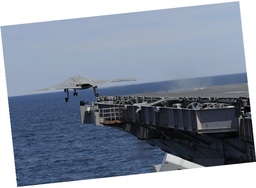
#> input picture mlpy/机器学习实践指南代码及资源/程序/pictestxz.png, 256 x 188 px, shrunk from 708 x 520 before the run
$ python 9-6.py   (Python 2 division)
#> lines starting #> are read from the running program, lines starting #| are printed output that depends on the picture; after the words box and inside, x2 and y2 are one past the last pixel; in counts of white or black regions, pixels touching at a corner belong together
#!/usr/bin/env python
#-*- coding: utf-8 -*-
#code:myhaspl@qq.com
#9-6.py
#图像倾斜后加噪声点 定位图片

import cv2
import numpy as np


print 'loading  ...'

def get_EuclideanDistance(x,y):
    myx=np.array(x)
    myy=np.array(y)
    return np.sqrt(np.sum((myx-myy)*(myx-myy)))

def findpic(img,findimg,h,fh,w,fw):
    minds=1e8
    mincb_h=0
    mincb_w=0
    for now_h in xrange(0,h-fh):
        for now_w in xrange(0,w-fw):
            my_img=img[now_h:now_h+fh,now_w:now_w+fw,:]
            my_findimg=findimg
            dis=get_EuclideanDistance(my_img,my_findimg)
            if dis<minds:
                mincb_h=now_h
                mincb_w=now_w
                minds=dis
        print ".",
    findpt=mincb_w,mincb_h
    cv2.rectangle(img, findpt, (findpt[0]+fw,findpt[1]+fh),(0,0,255))
    return img


def showpiclocation(img,findimg):
    #定位图片
    w=img.shape[1]
    h=img.shape[0]
    fw=findimg.shape[1]
    fh=findimg.shape[0]
    return findpic(img,findimg,h,fh,w,fw)

def addnoise(img):
    coutn=50000
    for k in xrange(0,coutn):
        xi = int(np.random.uniform(0,img.shape[1]))
        xj = int(np.random.uniform(0,img.shape[0]))
        img[xj,xi,0]= 255 *np.random.rand()
        img[xj,xi,1]= 255 *np.random.rand()
        img[xj,xi,2]= 255 *np.random.rand()

fn='pictestxz.png'
fn1='pictestt1.png'
fn2='pictestt2.png'
myimg=cv2.imread(fn)
#> myimg is the input picture: shape (188, 256, 3); mean B, G, R 158.5, 142.3, 131.9
myimg1=cv2.imread(fn1)
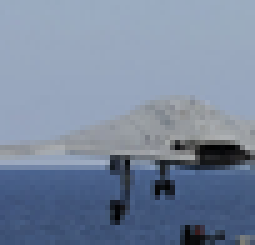
#> input picture mlpy/机器学习实践指南代码及资源/程序/pictestt1.png, 51 x 49 px, shrunk from 141 x 136 before the run (shown 5 times larger)
#> myimg1 is the input picture: shape (49, 51, 3); mean B, G, R 158, 135.3, 120.7
myimg2=cv2.imread(fn2)
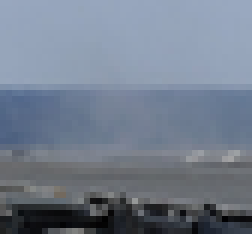
#> input picture mlpy/机器学习实践指南代码及资源/程序/pictestt2.png, 42 x 39 px, shrunk from 116 x 109 before the run (shown 6 times larger)
#> myimg2 is the input picture: shape (39, 42, 3); mean B, G, R 141.1, 125.4, 114.8
addnoise(myimg)
myimg=showpiclocation(myimg,myimg1)
#> after the loop in findpic, `for now_h in xrange(0,h-fh):`:
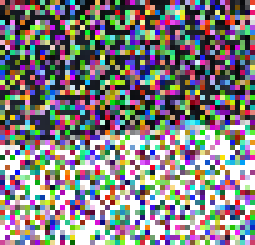
#> my_img: shape (49, 51, 3) (shown 5 times larger); mean B, G, R 128.1, 127.3, 129.8
#> after the loop in findpic, `for now_h in xrange(0,h-fh):`: mincb_h = 56; mincb_w = 42; minds = 760.3
#> in findpic, `findpt=mincb_w,mincb_h`: findpt = (42, 56)
#> in findpic, `cv2.rectangle(img, findpt, (findpt[0]+fw,findpt[1]+fh),(0,0,255))`:
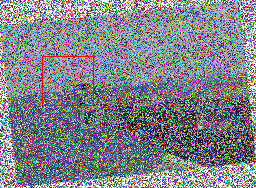
#> img: shape (188, 256, 3); mean B, G, R 137.6, 131.6, 129.5
myimg=showpiclocation(myimg,myimg2)
#> call 2 of findpic, with h = 188, fh = 39, w = 256, fw = 42
#> the loop in findpic (call 2), `for now_h in xrange(0,h-fh):` made 149 passes
#> pass 1, in get_EuclideanDistance (call 28499), `myx=np.array(x)`:
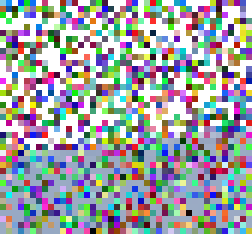
#> myx: shape (39, 42, 3) (shown 6 times larger); mean of channels 0, 1, 2 164.5, 160.8, 157.8; drawn as B, G, R
#> after the loop in findpic (call 2), `for now_h in xrange(0,h-fh):`:
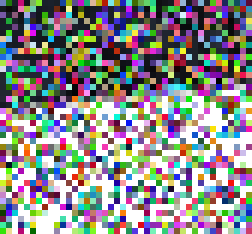
#> my_img: shape (39, 42, 3) (shown 6 times larger); mean B, G, R 138.7, 137.5, 139.1
#> after the loop in findpic (call 2), `for now_h in xrange(0,h-fh):`: mincb_h = 64; mincb_w = 162; minds = 624.8
#> in findpic (call 2), `findpt=mincb_w,mincb_h`: findpt = (162, 64)
#> in findpic (call 2), `cv2.rectangle(img, findpt, (findpt[0]+fw,findpt[1]+fh),(0,0,255))`:
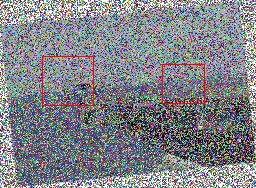
#> img: shape (188, 256, 3); 0.34% of pixels changed, all inside (x1, y1, x2, y2) = (162, 64, 205, 104)
cv2.namedWindow('img')
cv2.imshow('img', myimg)
cv2.waitKey()
cv2.destroyAllWindows()
